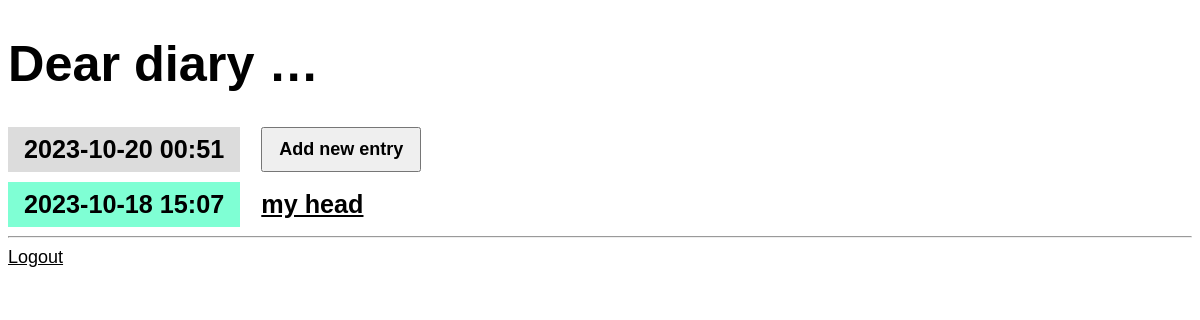
Page / (signed in) on the earlier database version.
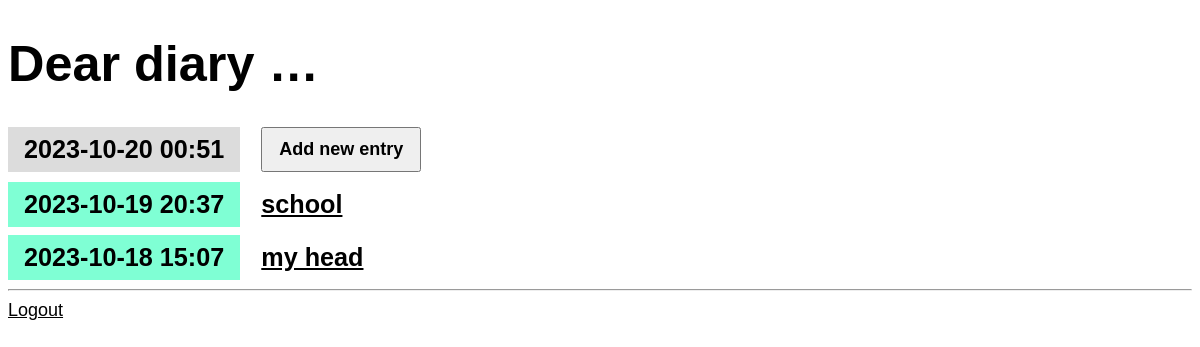
Same page on the later database version.
### entries/models.py (models this page shows, shortened)
class Entry(models.Model):
    title = models.CharField(max_length=200)
    content = models.TextField()
    date_created = models.DateTimeField(default=timezone.now)
    class Meta:
        verbose_name_plural = "Entries"

### entries/views.py (the view)
class EntryListView(LockedView,ListView):
    model = Entry
    queryset = Entry.objects.all().order_by("-date_created")

### entries/templates/entries/entry_list.html
{% extends "entries/base.html" %}
{% block content %}
<article>
    <h2 class="mark">{% now "Y-m-d H:i" %}</em></h2>
    <a href="{% url 'entry-create' %}"><button>Add new entry</button></a>
</article>
    {% for entry in entry_list %}
        <article>
            <h2 class="{{ entry.date_created|date:'l'}}"> {{ entry.date_created|date:'Y-m-d H:i' }}</h2>
            <h3><a href="{% url 'entry-detail' entry.id %}">{{ entry.title }} </a></h3>
        </article>
    {% endfor %}
{% endblock %}

Differences in the rows shown:
added Entry: date_created "2023-10-19 20:37", title "school"
